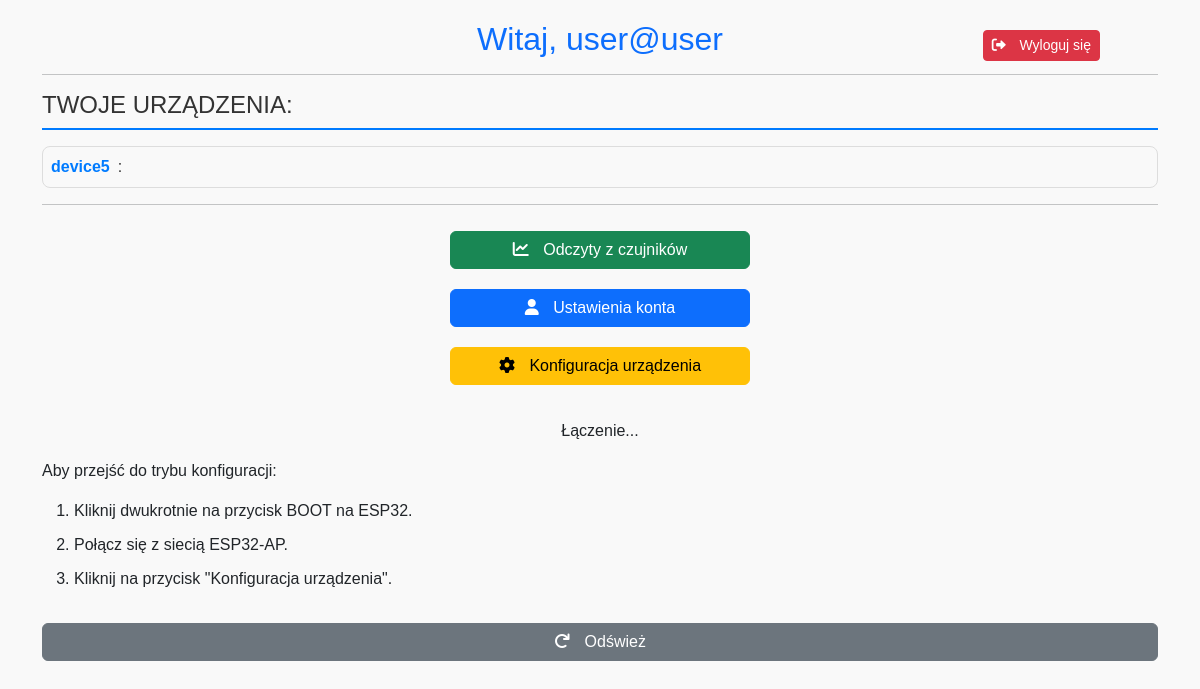
Before: /index (signed in) with the older database file.
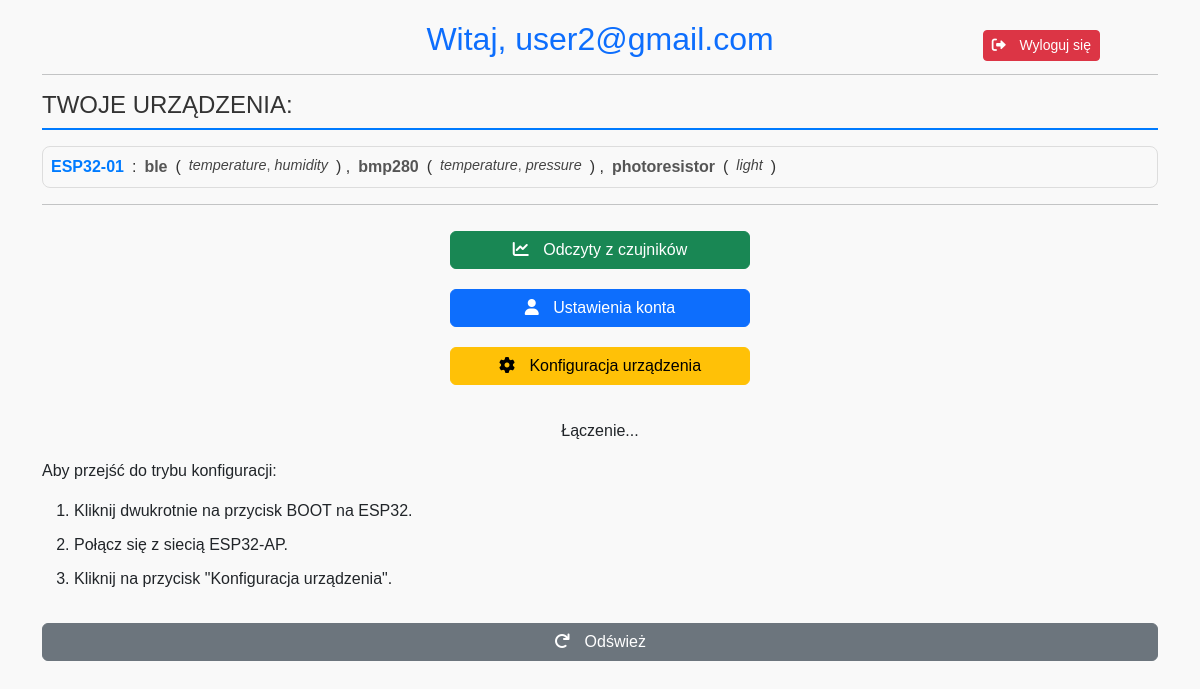
After: the same page with the newer database file.
### tables this page shows
CREATE TABLE users (
        id INTEGER PRIMARY KEY AUTOINCREMENT,
        email TEXT UNIQUE NOT NULL,
        password TEXT NOT NULL
    );

CREATE TABLE devices (
        id INTEGER PRIMARY KEY AUTOINCREMENT,
        user_id INTEGER NOT NULL,
        device_id TEXT UNIQUE NOT NULL,
        status TEXT DEFAULT 'active',
        registration_date DATETIME DEFAULT CURRENT_TIMESTAMP,
        FOREIGN KEY(user_id) REFERENCES users(id) ON DELETE CASCADE
    );

CREATE TABLE sensors (
        id INTEGER PRIMARY KEY AUTOINCREMENT,
        user_id INTEGER NOT NULL,
        device_id TEXT NOT NULL,
        sensor_type TEXT NOT NULL,
        FOREIGN KEY(user_id) REFERENCES users(id) ON DELETE CASCADE,
        FOREIGN KEY(device_id) REFERENCES devices(device_id) ON DELETE CASCADE
    );

CREATE TABLE metrics (
        id INTEGER PRIMARY KEY AUTOINCREMENT,
        user_id INTEGER NOT NULL,
        device_id TEXT NOT NULL,
        sensor_type TEXT NOT NULL,
        metric TEXT NOT NULL,
        FOREIGN KEY(user_id) REFERENCES users(id) ON DELETE CASCADE,
        FOREIGN KEY(device_id) REFERENCES devices(device_id) ON DELETE CASCADE,
        FOREIGN KEY(sensor_type) REFERENCES sensors(sensor_type) ON DELETE CASCADE
    );

### app/routes/devices.py (the view)
@devices_bp.route('/index', methods=['GET'])
def index():
    if 'user_id' not in session:
        return redirect(url_for('auth.login'))
    user_id = session['user_id']
    conn = get_db_connection()
    cursor = conn.cursor()
    cursor.execute('SELECT email FROM users WHERE id = ?', (user_id,))
    user_email = cursor.fetchone()['email']
    cursor.execute('SELECT device_id FROM devices WHERE user_id = ?', (user_id,))
    devices = [row['device_id'] for row in cursor.fetchall()]
    sensors = {}
    for device in devices:
        cursor.execute('SELECT sensor_type FROM sensors WHERE user_id = ? AND device_id = ?', (user_id, device))
        sensors[device] = {}
        for row in cursor.fetchall():
            sensor_type = row['sensor_type']
            cursor.execute(
                'SELECT metric FROM metrics WHERE user_id = ? AND device_id = ? AND sensor_type = ?',
                (user_id, device, sensor_type)
            )
            sensors[device][sensor_type] = [metric_row['metric'] for metric_row in cursor.fetchall()]
    print("Devices:", devices)
    print("Sensors:", sensors)
    cursor.execute('SELECT topic FROM subscriptions WHERE user_id = ?', (user_id,))
    subscriptions = [row['topic'] for row in cursor.fetchall()]
    conn.close()
    return render_template(
        'index.html',
        email=user_email,
        devices=devices,
        sensors=sensors,
        subscriptions=subscriptions
    )

### app/database.py (called while the page is built)
def get_db_connection():
    conn = sqlite3.connect('environment_monitor.db')
    conn.row_factory = sqlite3.Row  # Umożliwia dostęp do kolumn po nazwach
    return conn

### app/templates/index.html (shortened to what this page needs)
<!DOCTYPE html>
<html lang="en">
<head>
    <link href="https://cdn.jsdelivr.net/npm/bootstrap@5.3.0-alpha3/dist/css/bootstrap.min.css" rel="stylesheet">
    <link href="https://cdnjs.cloudflare.com/ajax/libs/font-awesome/6.0.0-beta3/css/all.min.css" rel="stylesheet">
    <link href="https://cdnjs.cloudflare.com/ajax/libs/font-awesome/6.0.0-beta3/css/all.min.css" rel="stylesheet">
</head>
<body>
    <div class="container">
        <div class="text-center">
            <h2 class="text-primary">Witaj, {{ email }}</h2>
        </div>
        <button onclick="logout()" class="btn btn-danger btn-sm btn-logout" style="position: fixed; right: 100px; top: 10px">
            <i class="fa-solid fa-right-from-bracket"></i>
            Wyloguj się
        </button>
        <hr>
        <h4 class="device-header">Twoje urządzenia:</h4>
        <div class="device-container">
            {% for device, device_sensors in sensors.items() %}
                <div class="device-item">
                    <strong class="device-name">{{ device }}</strong>:
                    {% for sensor, metric_list in device_sensors.items() %}
                        <span class="sensor-name">{{ sensor }}</span>
                        (<span class="metric-list">
                            {% for metric in metric_list %}
                                <span class="metric-item">{{ metric }}</span>{% if not loop.last %}, {% endif %}
                            {% endfor %}
                        </span>)
                        {% if not loop.last %}, {% endif %}
                    {% endfor %}
                </div>
            {% endfor %}
        </div>
        <hr>
        <div class="control-buttons">
            <button onclick="goToData()" class="btn btn-success">
                <i class="fa-solid fa-chart-line"></i>
                Odczyty z czujników
            </button>
            <button onclick="goToAccountSettings()" class="btn btn-primary">
                <i class="fa-solid fa-user"></i>
                Ustawienia konta
            </button>
            <button onclick="switchToConfig()" class="btn btn-warning">
                <i class="fa-solid fa-gear"></i>
                Konfiguracja urządzenia
            </button>
        </div>
        <div class="config-box mt-4">
            <div id="mode-status" class="text-center">Łączenie...</div>
            <div class="t-1 mt-3">
                <p>Aby przejść do trybu konfiguracji:</p>
                <ol>
                    <li>Kliknij dwukrotnie na przycisk BOOT na ESP32.</li>
                    <li>Połącz się z siecią ESP32-AP.</li>
                    <li>Kliknij na przycisk "Konfiguracja urządzenia".</li>
                </ol>
            </div>
            <button onclick="checkESP32Mode()" class="btn btn-secondary w-100 mt-3">
                <i class="fa-solid fa-arrow-rotate-right"></i>
                Odśwież
            </button>
        </div>
    </div>
</body>
</html>

### app/templates/index.html (style rules this page uses)
body { font-family: Arial, sans-serif; background-color: #f9f9f9; padding: 20px; }
h1, h2 { text-align: center; color: #333; }
li { margin-bottom: 10px; }
.btn-logout { margin-top: 20px; }
.control-buttons button { margin: 10px 0; }
.device-header { font-size: 1.5rem; color: #333; margin-bottom: 1rem; text-transform: uppercase; border-bottom: 2px solid #007bff; padding-bottom: 0.5rem; }
.device-container { display: flex; flex-direction: column; gap: 1rem; }
.device-item { font-size: 1rem; color: #333; display: flex; flex-wrap: wrap; gap: 0.5rem; background-color: #f9f9f9; padding: 0.5rem; border-radius: 8px; border: 1px solid #ddd; }
.device-name { font-weight: bold; color: #007bff; }
.sensor-name { font-weight: bold; color: #555; }
.metric-list { font-size: 0.9rem; color: #666; }
.metric-item { font-style: italic; color: #444; }
.control-buttons { display: flex; flex-direction: column; align-items: center; }
.control-buttons button { width: 300px; }
i { margin-right: 10px; }

Changed rows visible on the page:
no longer on this page (row edited): devices: device "device5"
changed users: email "user@user" → "user2@gmail.com"
now on this page (row edited): devices: device "ESP32-01"
added sensors: sensor_type "ble"
added metrics: metric "temperature", shown under "ble"
added metrics: metric "humidity", shown under "ble"
added sensors: sensor_type "bmp280"
added metrics: metric "temperature", shown under "bmp280"
added metrics: metric "pressure", shown under "bmp280"
added sensors: sensor_type "photoresistor"
added metrics: metric "light", shown under "photoresistor"
